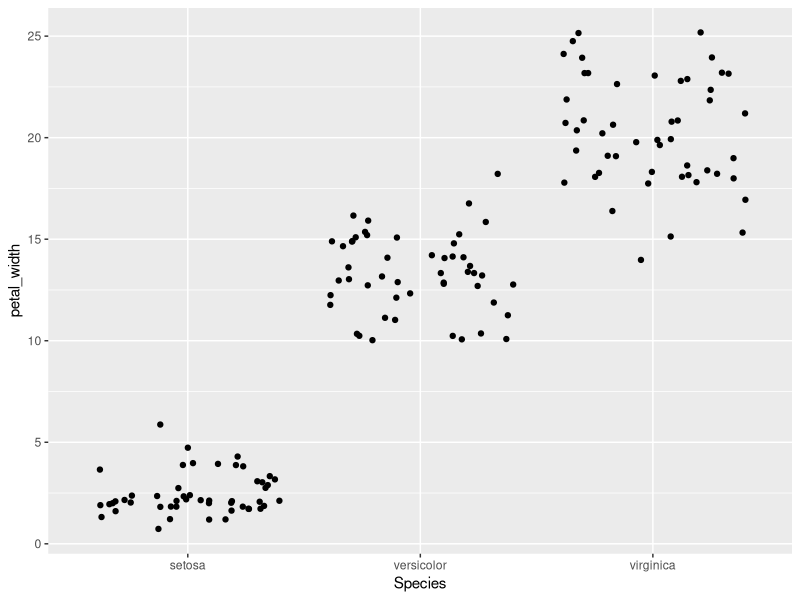
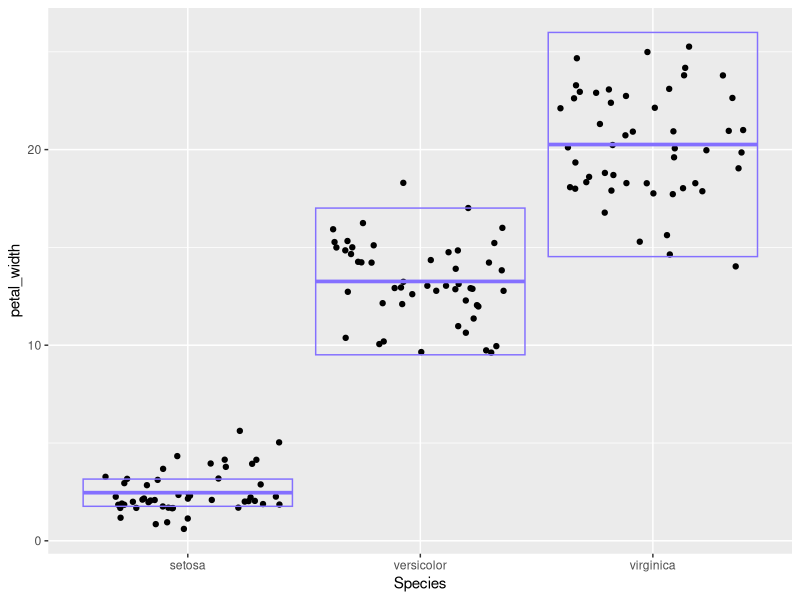
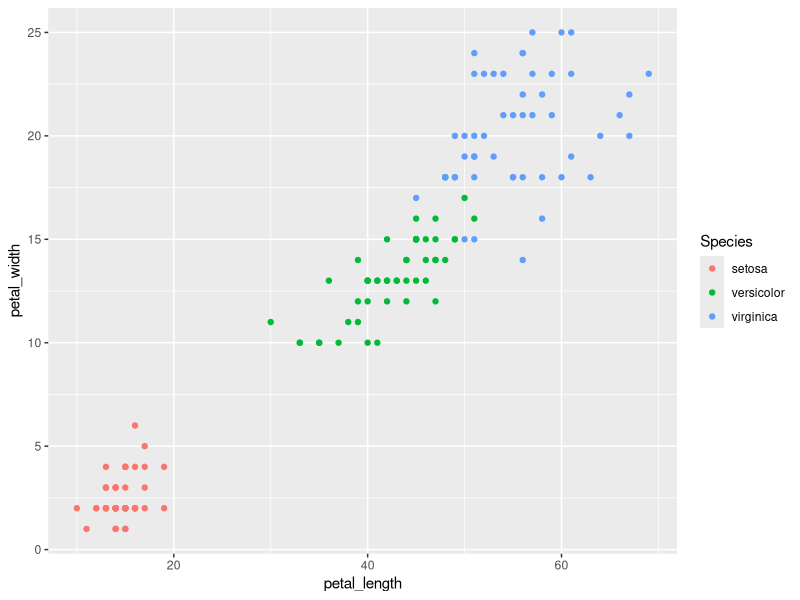

Generate these figures, in order, with R: (Note: this script raises an error after producing the figures.)
## ---- chunk 1
library(tidyverse) 
## ---- chunk 2
iris
iris <- as_tibble(iris) 
iris
## ---- chunk 3
iris_new <- 
  rename( 
    iris, 
    sepal_length = Sepal.Length, 
    sepal_width = Sepal.Width, 
    petal_length = Petal.Length,
    petal_width = Petal.Width 
  )  

iris_new
## ---- chunk 4
iris_numbers <- select(iris_new, sepal_length, sepal_width, petal_length, petal_width, Species)

iris_numbers 

iris_cm <-
  mutate( 
    iris_numbers, 
    sepal_length = 10*sepal_length, 
    sepal_width = 10*sepal_width, 
    petal_length = 10*petal_length, 
    petal_width = 10*petal_width
  ) 

iris_cm
## ---- chunk 5
iris_area <- mutate(iris_cm, sepal_area = sepal_length * sepal_width, 
                    petal_area = petal_length * petal_width) %>%
  select(petal_area, sepal_area, Species) 

iris_area
## ---- chunk 6
count(iris_cm) 

summarize(
  iris_cm,
  sample_size = n(), 
  mean = mean(sepal_length), 
  max = max(sepal_length), 
  min = min(sepal_length), 
  range = max - min,
  median = median(sepal_length), 
  q1 = quantile(sepal_length, probs = 0.25), 
  q3 = quantile(sepal_length, probs = 0.75),
  iqr = IQR(sepal_length)
  )

## ---- chunk 7
iris_sum <-
  iris_cm %>%
  group_by(Species) %>%
  summarize(
    sample_size = n(),
    mean_w = mean(petal_width),
    str_dev = sd(petal_width),
    var = var(petal_width),
    sem = mean(petal_width) / sqrt(n()),
    ci_upper = mean_w + 2 * sem,
    ci_lower = mean_w - 2 * sem
  )

iris_sum
## ---- chunk 8
ggplot(data = iris_cm) + 
  geom_jitter(mapping = aes(x = Species, y = petal_width)) 
## ---- chunk 9
ggplot(data = iris_cm) + 
  geom_jitter(mapping = aes(x = Species, y = petal_width)) + 
  geom_crossbar( 
    data = iris_sum, 
    mapping = aes(x = Species, y = mean_w, ymax = ci_upper, ymin = ci_lower), 
    color = "lightslateblue"
    )

## ---- chunk 10
ggplot(data = iris_cm) + 
  geom_point(mapping = aes(x = petal_length, y = petal_width, color = Species))
## ---- chunk 11
sessioninfo::session_info()
